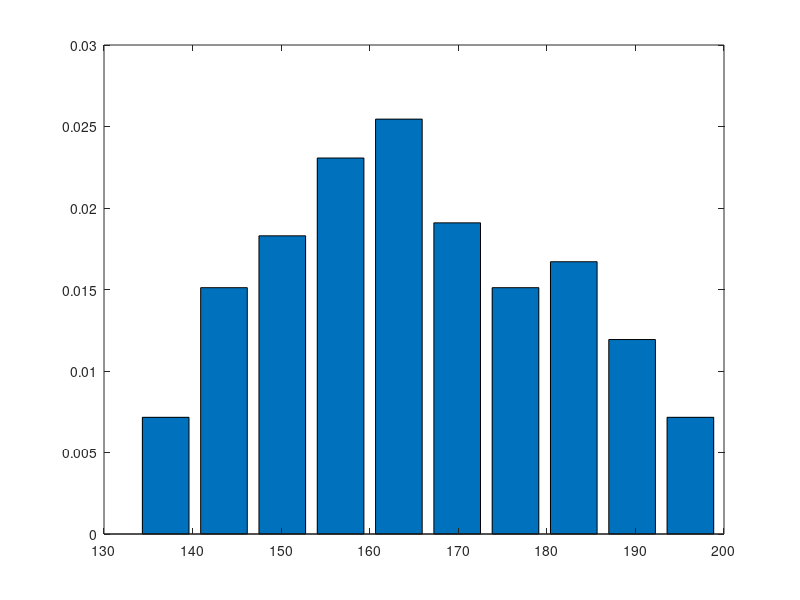

Source code (MATLAB): (Note: this script raises an error after producing the figure.)
% Data generation 

m1 = 152;
s1 = 9;
m2 = 178;
s2 = 10;

m_all = (m1 + m2)/2;
s_all = sqrt((1/2) * s1*s1 + (1/2) * s2*s2 + (1/4) * (m1 - m2)^2);

% We generate data for girls, boys and all separately
data1 = m1 + randn([100,1]) * s1;
data2 = m2 + randn([100,1]) * s2;
data = vertcat(data1, data2);
all = m_all + randn([100,1]) * s_all;

% % % % % % % % % % % % % % % % % 
% I taks. Analysis of all people
% % % % % % % % % % % % % % % % % 

% Probability density estimation from histogram
[bins, center] = hist(all);

% If we want PDF we need to normalize it
% We can not just devide it by the sum, we need to devide it by area (integral)
% sum_bins does not equal 1 because we did not normalize it yet: 
sum_bins = sum(bins) * diff(center(1:2));

dx = diff(center(1:2));
new_bins = bins/ (sum(bins) * dx);

% Alternative with trapz function:
% new_bins = bins/ trapz(center, bins);

% now it is equal 1 => it is PDF
sum_new_bins = sum(new_bins) * diff(center(1:2));

bar(center, new_bins); hold on

% Let's estimate params for normal dist for all variable

m_est = mean(all);
s_est = std(all);

x = 120:0.01:210;
est_pdf = normpdf(x, m_est, s_est);
theor_pdf = normpdf(x, m_all, s_all);
plot(x, est_pdf, 'r');hold on
plot(x, theor_pdf, 'g');hold off;

%% Run EM and estimate params
% % % % % % % % % % % % % % % % % 
% II taks. EM algorithm
% % % % % % % % % % % % % % % % % 

[bins, center] = hist(data);
sum_bins = sum(bins) * diff(center(1:2));
dx = diff(center(1:2));

new_bins = bins/ trapz(center, bins);

% Plot gaussian for each component

bar(center, new_bins); hold on

% Estimated density with kernel density function
[f, xi] = ksdensity(data, center);
% plot(center, f, 'r'); hold on

% Estimated params with EM
nr_groups = 2;
[Mean, Std, PG] = EM(data, nr_groups);
x = 120:0.01:210;

% Estimated pdf with EM:
m1_est = Mean(1);
m2_est = Mean(2);
s1_est = Std(1);
s2_est= Std(2);


pdf1_est = normpdf(x, m1_est, s1_est);
pdf2_est = normpdf(x, m2_est, s2_est);

% Theoretical pdf:
pdf1_theor = normpdf(x, m1, s1);
pdf2_theor = normpdf(x, m2, s2);

% we need to devide them by 2 because we want to create kind of one
% distribution which sum to 1
plot(x, pdf1_est/2, 'r'); hold on
plot(x, pdf2_est/2, 'r'); hold on

plot(x, pdf1_theor/2, 'g'); hold on
plot(x, pdf2_theor/2, 'g'); hold off

%% Plot mixture model 

bar(center, new_bins); hold on

% Cinstruct estimated mixture model
mus_est = [m1_est; m2_est];              
% gmdistribution takes variance, not std! 
sigma_est = cat(3, s1_est*s1_est, s2_est*s2_est);
gmm_est = gmdistribution(mus_est, sigma_est, PG);
fplot(@(x) pdf(gmm_est,x), [130 210], 'g'); hold on

% Construct theoretical mixture model
mus = [m1; m2];              
% gmdistribution takes variance, not std! 
sigmas = cat(3, s1*s1, s2*s2);
p = [0.5, 0.5];
gmm_theor = gmdistribution(mus, sigmas, p);
fplot(@(x) pdf(gmm_theor,x), [130 210], 'r'); hold off

%% Experiments with the labels
data_new = data;
labels = vertcat(repmat(1,[100,1]), repmat(2,[100,1]));
L_train = randsample(200, 140);
data_train = data_new(L_train);
labels_train = labels(L_train);

data_new(L_train) = [];
labels(L_train) = [];
data_test = data_new;
labels_test = labels;


%% Working with train data

%% Training + 10%,20%,50% of labels (without EM)

n = size(data_train,1);

L10 = randsample(n, n - n * 0.1);
L20 = randsample(n, n - n * 0.2);
L50 = randsample(n, n - n * 0.5);
labels10 = labels_train;
labels20 = labels_train;
labels50 = labels_train;

labels10(L10) = 0;
labels20(L20) = 0;
labels50(L50) = 0;

[Mean10, Std10, PG10] = estGauss(data_train, nr_groups, labels10);
[Mean20, Std20, PG20] = estGauss(data_train, nr_groups, labels20);
[Mean50, Std50, PG50] = estGauss(data_train, nr_groups, labels50);

% Theoretical pdf:
pdf1_theor = normpdf(x, m1, s1);
pdf2_theor = normpdf(x, m2, s2);

% Annotated
M_l = Mean20;
Std_l = Std20;
p1 = PG20(1);
p2 = PG20(2);
pdf1_ann = normpdf(x, M_l(1), Std_l(1));
pdf2_ann = normpdf(x, M_l(2), Std_l(2));


bar(center, new_bins); hold on

plot(x, pdf1_theor/2, 'g'); hold on
plot(x, pdf2_theor/2, 'g'); hold on

plot(x, pdf1_ann * p1, 'y'); hold on
plot(x, pdf2_ann * p2, 'y'); hold off

%% Mixture with labels (Theoretical, Estimated, Labels without EM)

m_l = Mean10';
s_l = Std10;
p_l = PG10;

bar(center, new_bins); hold on

% Construct estimated mixture model
mus_est = [m1_est; m2_est];              
% gmdistribution takes variance, not std! 
sigma_est = cat(3, s1_est*s1_est, s2_est*s2_est);
gmm_est = gmdistribution(mus_est, sigma_est, PG);
fplot(@(x) pdf(gmm_est,x), [130 210], 'g'); hold on

% Construct theoretical mixture model
mus = [m1; m2];              
% gmdistribution takes variance, not std! 
sigmas = cat(3, s1*s1, s2*s2);
p = [0.5; 0.5];
gmm_theor = gmdistribution(mus, sigmas, p);
fplot(@(x) pdf(gmm_theor,x), [130 210], 'r'); hold on


% Construct labeled mixture model              
sigmas = cat(3, s_l(1)*s_l(1), s_l(2)*s_l(2));
gmm_l = gmdistribution(m_l, sigmas, p_l);
fplot(@(x) pdf(gmm_l,x), [130 210], 'y'); hold off


%% Training + EM

[Mean_train, Std_train, PG_train] = EM_new(data_train, nr_groups, labels50);
sigmas = cat(3, Std_train(1)*Std_train(1), Std_train(2)*Std_train(2));
gmm_train = gmdistribution(Mean_train, sigmas, PG_train);


%% GMM_l VS GMM_train
data_test_est_l = posterior(gmm_l, data_test);
data_test_est_tr = posterior(gmm_train, data_test);

err_l = 0;
err_tr = 0;

n = size(data_test_est_tr, 1);

for i = 1:n
    v_l = data_test_est_l(i,:);
    v_tr = data_test_est_tr(i,:);
    l = labels_test(i);
    
    if (v_l(1) > 0.5 && l == 2) || (v_l(2) > 0.5 && l == 1)
        err_l = err_l + 1;
    end
    
    if (v_tr(1) > 0.5 && l == 2) || (v_tr(2) > 0.5 && l == 1)
        err_tr = err_tr + 1;
    end      
end


err_l_final = err_l/n;
err_tr_final = err_tr/n;


%% Answers 
% 1. Prior distribution - Bernoulli

% 2. M = p1*m1 + p2*m2 = (m1+m2)/2 = 169 cm
% V = sqrt(p1 * s1 + p2 * s2 + p1p2 * (m1 - m2)^2);

% 3. First of all, it is possible that EM converges to a local min, 
% a local max, or a saddle point of the likelihood function. 
% More precisely, EM is guaranteed to converge to a point with zero gradient.



